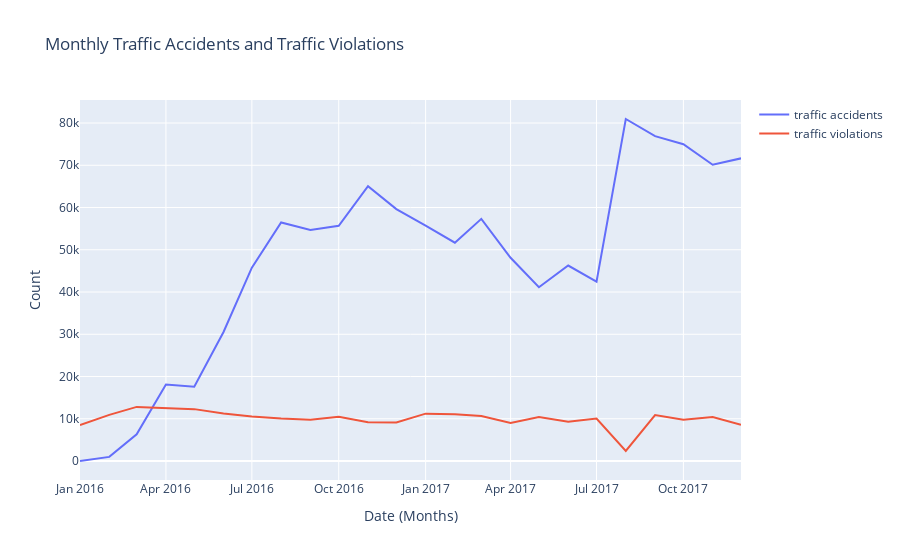

The notebook cell this image was saved under:
### Markdown cell above
### The Drivers

### Code cell
df_violations = pd.read_csv('../resources/traffic_violations_filtered.csv')
df_accidents = pd.read_csv('../resources/us_accidents.csv')

# Convert the date columns to datetime
df_accidents['date'] = pd.to_datetime(df_accidents['Start_Time'])
df_violations['date'] = pd.to_datetime(df_violations['Date Of Stop'])

# Extract year and month, and aggregate by month
df_accidents['month'] = df_accidents['date'].dt.to_period('M')
df_violations['month'] = df_violations['date'].dt.to_period('M')

accidents_per_month = df_accidents.groupby('month').size().reset_index(name='traffic accidents')
violations_per_month = df_violations.groupby('month').size().reset_index(name='traffic violations')

# Merge the aggregated data on the month
df_merged = pd.merge(accidents_per_month, violations_per_month, on='month', how='outer').fillna(0)

# Convert 'month' back to string for plotting
df_merged['month'] = df_merged['month'].astype(str)

# Melt the dataframe for Plotly Express
df_melted = df_merged.melt(id_vars='month', value_vars=['traffic accidents', 'traffic violations'], 
                           var_name='type', value_name='count')

# Create the line plot
fig = px.line(df_melted, x='month', y='count', color='type', 
              labels={'month': 'Date (Months)', 'count': 'Count', 'type': ''},
              title='Monthly Traffic Accidents and Traffic Violations')

# Show the plot
fig.show()

### Figure 1 — Plotly figure (JSON) as saved in the notebook; plotly's stock layout.template omitted (floating-point values rounded to 4 significant figures)
{"data": [{"hovertemplate": "=traffic accidents<br>Date (Months)=%{x}<br>Count=%{y}<extra></extra>", "legendgroup": "traffic accidents", "line": {"color": "#636efa", "dash": "solid"}, "marker": {"symbol": "circle"}, "mode": "lines", "name": "traffic accidents", "orientation": "v", "showlegend": true, "type": "scatter", "x": ["2016-01", "2016-02", "2016-03", "2016-04", "2016-05", "2016-06", "2016-07", "2016-08", "2016-09", "2016-10", "2016-11", "2016-12", "2017-01", "2017-02", "2017-03", "2017-04", "2017-05", "2017-06", "2017-07", "2017-08", "2017-09", "2017-10", "2017-11", "2017-12"], "xaxis": "x", "y": [7, 985, 6330, 18088, 17610, 30538, 45780, 56457, 54698, 55669, 65040, 59619, 55713, 51679, 57315, 48115, 41136, 46272, 42459, 80955, 76902, 74975, 70127, 71642], "yaxis": "y"}, {"hovertemplate": "=traffic violations<br>Date (Months)=%{x}<br>Count=%{y}<extra></extra>", "legendgroup": "traffic violations", "line": {"color": "#EF553B", "dash": "solid"}, "marker": {"symbol": "circle"}, "mode": "lines", "name": "traffic violations", "orientation": "v", "showlegend": true, "type": "scatter", "x": ["2016-01", "2016-02", "2016-03", "2016-04", "2016-05", "2016-06", "2016-07", "2016-08", "2016-09", "2016-10", "2016-11", "2016-12", "2017-01", "2017-02", "2017-03", "2017-04", "2017-05", "2017-06", "2017-07", "2017-08", "2017-09", "2017-10", "2017-11", "2017-12"], "xaxis": "x", "y": [8497, 10923, 12813, 12516, 12284, 11225, 10546, 10039, 9771, 10504, 9191, 9134, 11212, 11058, 10665, 9007, 10441, 9327, 10042, 2403, 10873, 9760, 10427, 8562], "yaxis": "y"}], "layout": {"legend": {"title": {"text": ""}, "tracegroupgap": 0}, "title": {"text": "Monthly Traffic Accidents and Traffic Violations"}, "xaxis": {"anchor": "y", "domain": [0, 1], "title": {"text": "Date (Months)"}}, "yaxis": {"anchor": "x", "domain": [0, 1], "title": {"text": "Count"}}}}
